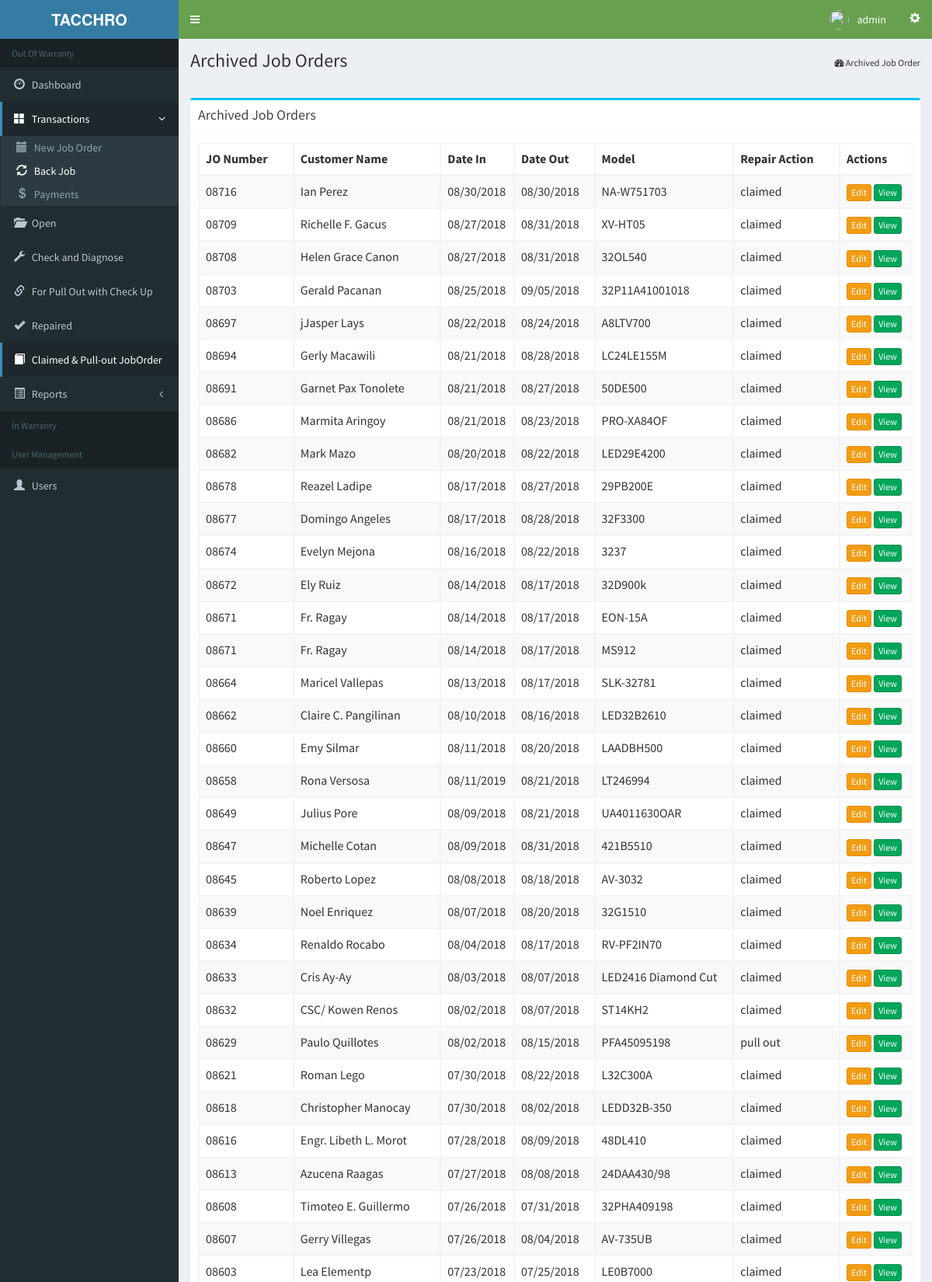
The app's page /archive.php (signed in, upper part) with its own data.
### tables this page shows
CREATE TABLE `joborder` (
  `jonumber` bigint(20) NOT NULL,
  `custname` varchar(255) NOT NULL,
  `address` varchar(255) NOT NULL,
  `telno` varchar(255) NOT NULL,
  `servicetype` varchar(50) NOT NULL,
  `warrantyinfo` varchar(50) NOT NULL,
  `otherinfo` varchar(255) DEFAULT NULL
);

### archive.php (the view, shortened to what this page needs)
<?php
include "php/cons.php";
$curr_page = 3;
?>
<html>
  <head>
    <link rel="stylesheet" href="bootstrap/css/bootstrap.min.css">
    <link rel="stylesheet" href="bootstrap/css/buttons.dataTables.min.css">
    <link rel="stylesheet" href="bootstrap/css/font-awesome.min.css">
    <link rel="stylesheet" href="plugins/ionicons/css/ionicons.css">
    <link rel="stylesheet" href="plugins/datatables/dataTables.bootstrap.css">
    <link rel="stylesheet" href="dist/css/AdminLTE.min.css">
    <link rel="stylesheet" href="dist/css/skins/_all-skins.min.css">
  </head>
  <body class="hold-transition skin-blue sidebar-mini">
    <div class="wrapper">
      <?php  include 'header.php';  ?>
      <?php  include 'sidebar.php';  ?>
      <div class="content-wrapper">
        <section class="content-header">
          <h1>
            Archived Job Orders
          </h1>
          <ol class="breadcrumb">
            <li><i class="fa fa-dashboard"></i> Archived Job Order</li>
          </ol>
        </section>
        <section class="content">
			<div class="row">
				<div class="col-md-12">
	            <div class="box box-info">
	                <div class="box-header with-border">
	                	<h3 class="box-title" > Archived Job Orders</h3>
	                </div>
	                <div class="box-body">
					<table class="table table-hover table-bordered table-striped" id="jotable" >
						<thead>
							<tr>
								<th>JO Number</th>
								<th>Customer Name</th>
								<th>Date In</th>
                <th>Date Out</th>
                <th>Model</th>
								<th>Repair Action</th>
                <th>Actions</th>
							</tr>
						</thead>
						<tbody>
              <?php
                $sql = "SELECT * from vw_jotrans where  repairaction = 'claimed' or repairaction = 'pull out'
                ORDER BY jonumber DESC";
                $result = $mycon->query($sql);
                if($result){
                if($result->num_rows > 0){
                  while($row= $result->fetch_assoc()){
              ?>
                <tr>
                   <td><?php echo sprintf( '%05d', $row['jonumber']); ?></td>
                  <td><?php echo $row['custname']; ?></td>
                  <td><?php echo date('m/d/Y',strtotime($row['jodate'])); ?></td>
                  <td><?php echo date('m/d/Y',strtotime($row['jodateout'])); ?></td>
                  <td><?php echo $row['model']; ?></td>
                  <td><?php echo $row['repairaction']; ?></td>
                  <td>
                    <a href="edit-joborder.php?transid=<?php echo $row['transid']; ?>" class="btn btn-warning btn-xs"> Edit</a>
                    <a href="print-jo.php?transid=<?php echo $row['transid']; ?>" target="_blank" class="btn btn-success btn-xs"> View</a>
                  </td>
                </tr>
              <?php
                  }
                }
              }
              ?>
						</tbody>
					</table>
	                </div>
              	</div>
				</div>
			</div>
        </section>
      </div>
     </div>
  </body>
</html>

### header.php (shortened to what this page needs)
 <header class="main-header">
   <a href="index2.html" class="logo">
     <span class="logo-lg"><b>TACCHRO</b> </span>
   </a>
   <nav class="navbar navbar-static-top" role="navigation">
     <a href="#" class="sidebar-toggle" data-toggle="offcanvas" role="button">
     </a>
     <div class="navbar-custom-menu">
       <ul class="nav navbar-nav">
         <li class="dropdown user user-menu">
           <a href="#" class="dropdown-toggle" data-toggle="dropdown">
             <img src="pics/taccro.png" class="user-image" alt="User Image">
             <span class="hidden-xs">
 <?php
echo $_SESSION['MM_nick'];
             ?>
 </span>
           </a>
         </li>
         <li>
           <a href="#" data-toggle="control-sidebar"><i class="glyphicon glyphicon-cog"></i></a>
         </li>
       </ul>
     </div>
   </nav>
 </header>

### sidebar.php (shortened to what this page needs)
<aside class="main-sidebar">
   <section class="sidebar">
     <ul class="sidebar-menu">
       <li class="header">Out Of Warranty</li>
       <li <?php echo ($curr_page == 10 ? 'class="active"' : '' ); ?> ><a href="index.php"><i class="glyphicon glyphicon-dashboard"></i> <span>Dashboard</span></a></li>
       <li class="<?php echo ((($curr_page == 11) ||($curr_page == 3) || ($curr_page == 6)  ) ? 'active' : '' ); ?> treeview" >
           <a href="#">
             <i class="glyphicon glyphicon-th-large"></i> <span>Transactions</span> <i class="fa fa-angle-left pull-right"></i>
           </a>
           <ul class="treeview-menu">
               <li <?php echo ($curr_page == 11 ? 'class="active"' : '' ); ?> ><a href="add-job-order.php" ><i class="glyphicon glyphicon-calendar"></i> <span>New Job Order</span></a></li>
               <li <?php echo ($curr_page == 3 ? 'class="active"' : '' ); ?> ><a href="backjob.php" ><i class="glyphicon glyphicon-refresh"></i> <span>Back Job</span></a></li>
               <li <?php echo ($curr_page == 6 ? 'class="active"' : '' ); ?> ><a href="Payments.php" ><i class="glyphicon glyphicon-usd"></i> <span>Payments</span></a></li>
           </ul>
       </li>
       <li <?php echo ($curr_page == 1 ? 'class="active"' : '' ); ?> ><a href="open.php"><i class="glyphicon glyphicon-folder-open"></i> <span>Open</span></a></li>
       <li <?php echo ($curr_page == 2 ? 'class="active"' : '' ); ?> ><a href="diagnose.php"><i class="glyphicon glyphicon-wrench"></i> <span>Check and Diagnose</span></a>
       <li <?php echo ($curr_page == 8 ? 'class="active"' : '' ); ?> ><a href="repair-pullout.php"><i class="glyphicon glyphicon-link"></i> <span>For Pull Out with Check Up</span></a>
       <li <?php echo ($curr_page == 9 ? 'class="active"' : '' ); ?> ><a href="repaired.php"><i class="glyphicon glyphicon-ok"></i> <span>Repaired</span></a></li>
       <li <?php echo ($curr_page == 3 ? 'class="active"' : '' ); ?> ><a href="archive.php"><i class="glyphicon glyphicon-book"></i> <span>Claimed & Pull-out JobOrder</span></a></li>
       <li class="<?php echo (( ($curr_page == 12) ||($curr_page == 13)  ) ? 'active' : '' ); ?> treeview" >
           <a href="#">
             <i class="glyphicon glyphicon-list-alt"></i> <span>Reports</span> <i class="fa fa-angle-left pull-right"></i>
           </a>
       </li>
       <li class="header">In Warranty</li>
       <li class="header">User Management</li>
       <li <?php echo ($curr_page == 4 ? 'class="active"' : '' ); ?> ><a href="users.php" ><i class="glyphicon glyphicon-user"></i> <span>Users</span></a></li>
     </ul>
   </section>
 </aside>

### records on screen
joborder: jonumber "08716", custname "Ian Perez", jodate "08/30/2018", jodateout "08/30/2018", model "NA-W751703", repairaction "claimed"
joborder: jonumber "08709", custname "Richelle F. Gacus", jodate "08/27/2018", jodateout "08/31/2018", model "XV-HT05", repairaction "claimed"
joborder: jonumber "08708", custname "Helen Grace Canon", jodate "08/27/2018", jodateout "08/31/2018", model "32OL540", repairaction "claimed"
joborder: jonumber "08703", custname "Gerald Pacanan", jodate "08/25/2018", jodateout "09/05/2018", model "32P11A41001018", repairaction "claimed"
joborder: jonumber "08697", custname "jJasper Lays", jodate "08/22/2018", jodateout "08/24/2018", model "A8LTV700", repairaction "claimed"
joborder: jonumber "08694", custname "Gerly Macawili", jodate "08/21/2018", jodateout "08/28/2018", model "LC24LE155M", repairaction "claimed"
joborder: jonumber "08691", custname "Garnet Pax Tonolete", jodate "08/21/2018", jodateout "08/27/2018", model "50DE500", repairaction "claimed"
joborder: jonumber "08686", custname "Marmita Aringoy", jodate "08/21/2018", jodateout "08/23/2018", model "PRO-XA84OF", repairaction "claimed"
joborder: jonumber "08682", custname "Mark Mazo", jodate "08/20/2018", jodateout "08/22/2018", model "LED29E4200", repairaction "claimed"
joborder: jonumber "08678", custname "Reazel Ladipe", jodate "08/17/2018", jodateout "08/27/2018", model "29PB200E", repairaction "claimed"
joborder: jonumber "08677", custname "Domingo Angeles", jodate "08/17/2018", jodateout "08/28/2018", model "32F3300", repairaction "claimed"
joborder: jonumber "08674", custname "Evelyn Mejona", jodate "08/16/2018", jodateout "08/22/2018", model "3237", repairaction "claimed"
joborder: jonumber "08672", custname "Ely Ruiz", jodate "08/14/2018", jodateout "08/17/2018", model "32D900k", repairaction "claimed"
joborder: jonumber "08671", custname "Fr. Ragay", jodate "08/14/2018", jodateout "08/17/2018", model "EON-15A", repairaction "claimed", model "MS912"
joborder: jonumber "08664", custname "Maricel Vallepas", jodate "08/13/2018", jodateout "08/17/2018", model "SLK-32781", repairaction "claimed"
joborder: jonumber "08662", custname "Claire C. Pangilinan", jodate "08/10/2018", jodateout "08/16/2018", model "LED32B2610", repairaction "claimed"
joborder: jonumber "08660", custname "Emy Silmar", jodate "08/11/2018", jodateout "08/20/2018", model "LAADBH500", repairaction "claimed"
joborder: jonumber "08658", custname "Rona Versosa", jodate "08/11/2019", jodateout "08/21/2018", model "LT246994", repairaction "claimed"
joborder: jonumber "08649", custname "Julius Pore", jodate "08/09/2018", jodateout "08/21/2018", model "UA4011630OAR", repairaction "claimed"
joborder: jonumber "08647", custname "Michelle Cotan", jodate "08/09/2018", jodateout "08/31/2018", model "421B5510", repairaction "claimed"
joborder: jonumber "08645", custname "Roberto Lopez", jodate "08/08/2018", jodateout "08/18/2018", model "AV-3032", repairaction "claimed"
joborder: jonumber "08639", custname "Noel Enriquez", jodate "08/07/2018", jodateout "08/20/2018", model "32G1510", repairaction "claimed"
joborder: jonumber "08634", custname "Renaldo Rocabo", jodate "08/04/2018", jodateout "08/17/2018", model "RV-PF2IN70", repairaction "claimed"
joborder: jonumber "08633", custname "Cris Ay-Ay", jodate "08/03/2018", jodateout "08/07/2018", model "LED2416 Diamond Cut", repairaction "claimed"
joborder: jonumber "08632", custname "CSC/ Kowen Renos", jodate "08/02/2018", jodateout "08/07/2018", model "ST14KH2", repairaction "claimed"
joborder: jonumber "08629", custname "Paulo Quillotes", jodate "08/02/2018", jodateout "08/15/2018", model "PFA45095198", repairaction "pull out"
joborder: jonumber "08621", custname "Roman Lego", jodate "07/30/2018", jodateout "08/22/2018", model "L32C300A", repairaction "claimed"
joborder: jonumber "08618", custname "Christopher Manocay", jodate "07/30/2018", jodateout "08/02/2018", model "LEDD32B-350", repairaction "claimed"
joborder: jonumber "08616", custname "Engr. Libeth L. Morot", jodate "07/28/2018", jodateout "08/09/2018", model "48DL410", repairaction "claimed"
joborder: jonumber "08613", custname "Azucena Raagas", jodate "07/27/2018", jodateout "08/08/2018", model "24DAA430/98", repairaction "claimed"
joborder: jonumber "08608", custname "Timoteo E. Guillermo", jodate "07/26/2018", jodateout "07/31/2018", model "32PHA409198", repairaction "claimed"
joborder: jonumber "08607", custname "Gerry Villegas", jodate "07/26/2018", jodateout "08/04/2018", model "AV-735UB", repairaction "claimed"
joborder: jonumber "08603", custname "Lea Elementp", jodate "07/23/2018", jodateout "07/25/2018", model "LE0B7000", repairaction "claimed"

### other values on screen
$_SESSION['MM_nick'] "admin"
